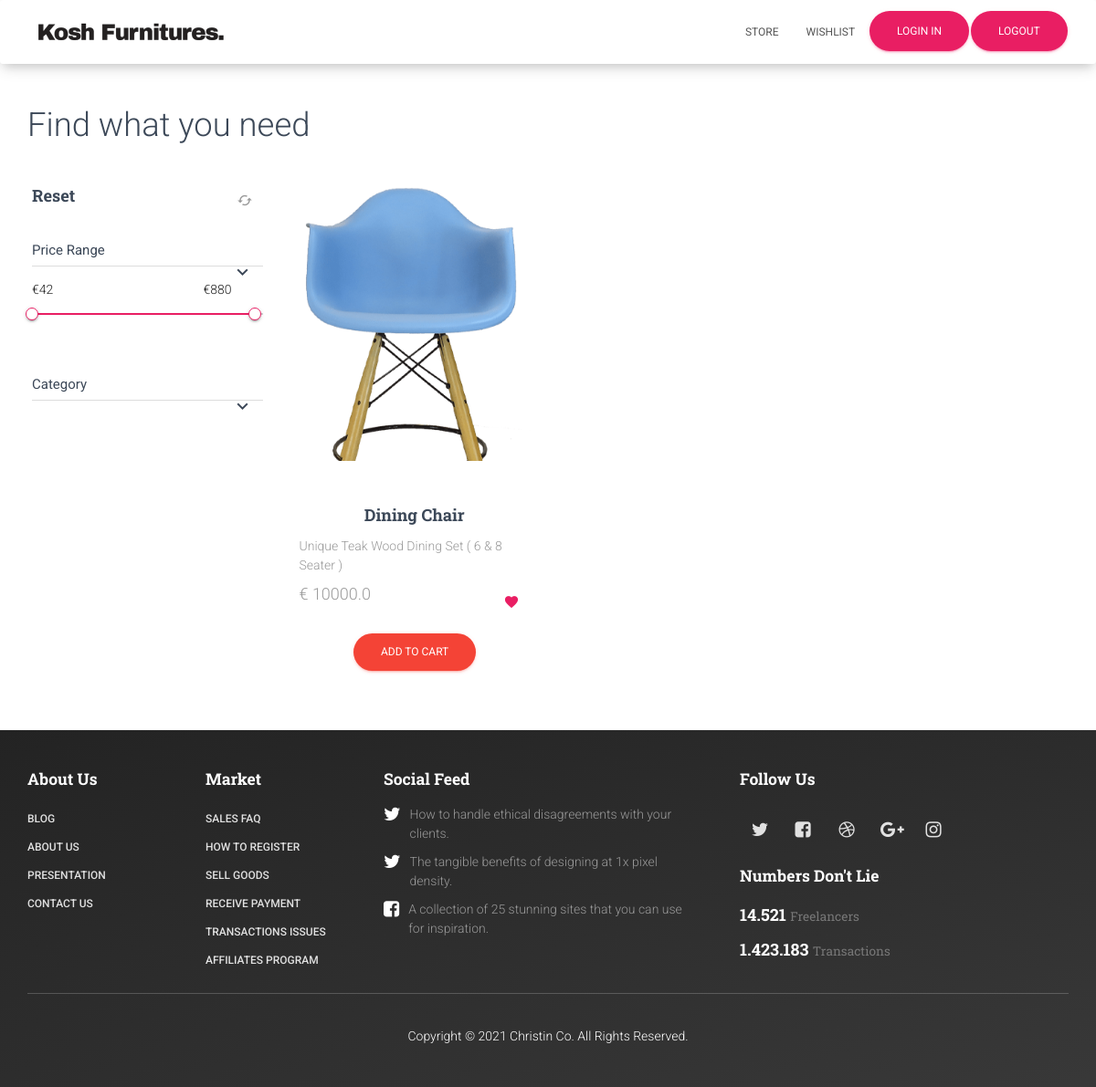
The page /store/?category=4 on the database its author committed.
### koshfurniture/models.py (models this page shows, shortened)
class Product(models.Model):
    name = models.CharField(max_length=200, null=True)
    price = models.FloatField()
    category = models.ForeignKey(Category, on_delete=models.SET_NULL, null=True, blank=True)
    Description = models.CharField(max_length=200, null=True)
    brand = models.ForeignKey(Brand, on_delete=models.SET_NULL , null=True ,blank=True)
    discount = models.ForeignKey(Discount, on_delete=models.SET_NULL , null=True ,blank=True)
    material = models.ForeignKey(Material, on_delete=models.SET_NULL , null=True ,blank=True)
    image = models.ImageField(null=True,blank =True)
    @staticmethod
    def get_all_products_by_id(category_id):
        if category_id:
            return Product.objects.filter(category=category_id)
        else:
            return Product.get_all_products()

### koshfurniture/views.py (the view)
# urls.py: path('store/', views.store, name="store"),
def store(request):
    if request.method == 'POST':
        product = request.POST.get('product')
        cart = request.session.get('cart')
        remove = request.POST.get('remove')
        if cart:
            quantity = cart.get(product)
            if quantity:
                if remove:
                    if quantity <= 1:
                        cart.pop(product)
                    else:
                        cart[product] = quantity - 1
                else:
                    cart[product] = quantity + 1
            else:
                cart[product] = 1
        else:
            cart = {}
            cart[product] = 1
        print(cart)
        request.session['cart'] =cart
        return redirect('store')
    else:
        cart = request.session.get('cart')
        if not cart:
            request.session['cart'] ={}
        products = None
        categories = Category.objects.all()
        categoryID= request.GET.get('category')
        if categoryID:
            products = Product.get_all_products_by_id(categoryID)
        else:
            products = Product.get_all_products()
        context = {'products': products, 'categories':categories}
        return render(request, 'store.html', context)

### koshfurniture/templatetags/cart.py (called while the page is built)
@register.filter(name="is_in_cart")
def is_in_cart(product,cart):
    keys = cart.keys()
    for id in keys:
        if int(id)== product.id:
            return True
    return False

### koshfurniture/templates/store.html (shortened to what this page needs)
{% extends 'main.html' %}
{% load static %}
{% block content %}
{% load cart %}
<div class="container">
    <h2 class="section-title">Find what you need</h2>
    <div class="row">
        <div class="col-md-3">
            <div class="card card-refine card-plain">
                <div class="card-content">
                    <h4 class="card-title">
                        Reset
                        <a href="/store"><button  class="btn btn-default btn-fab btn-fab-mini btn-simple pull-right" rel="tooltip" title="" data-original-title="Reset Filter">
                            <i class="material-icons">cached</i>
                        </button></a>
                    </h4>
                    <div class="panel panel-default panel-rose">
                        <div class="panel-heading" role="tab" id="headingOne">
                            <a class="collapsed" role="button" data-toggle="collapse" data-parent="#accordion" href="#collapseOne" aria-expanded="false" aria-controls="collapseOne">
                                <h4 class="panel-title">Price Range</h4>
                                <i class="material-icons">keyboard_arrow_down</i>
                            </a>
                        </div>
                        <div id="collapseOne" class="panel-collapse collapse in" role="tabpanel" aria-labelledby="headingOne">
                            <div class="panel-body panel-refine">
                                <span id="price-left" class="price-left pull-left" data-currency="€">€42</span>
                                <span id="price-right" class="price-right pull-right" data-currency="€">€880</span>
                                <div class="clearfix"></div>
                                <div id="sliderRefine" class="slider slider-rose noUi-target noUi-ltr noUi-horizontal"><div class="noUi-base"><div class="noUi-origin" style="left: 1.37931%;"><div class="noUi-handle" data-handle="0" style="z-index: 5;"></div></div><div class="noUi-connect" style="left: 1.37931%; right: 2.29885%;"></div><div class="noUi-origin" style="left: 97.7011%;"><div class="noUi-handle" data-handle="1" style="z-index: 4;"></div></div></div></div>
                            </div>
                        </div>
                    </div>
                    <div class="panel panel-default panel-rose">
                        <div class="panel-heading" role="tab" id="headingTwo">
                            <a class="collapsed" role="button" data-toggle="collapse" data-parent="#accordion" href="#collapseTwo" aria-expanded="false" aria-controls="collapseTwo">
                                <h4 class="panel-title">Category</h4>
                                <i class="material-icons">keyboard_arrow_down</i>
                            </a>
                        </div>
                    </div>
                </div>
            </div>
        </div>
        <div class="col-md-9">
            <div class="row">
                {% if products %}
                {% for product in products %}
                <div  class="col-md-4" id ='{{product.id}}'>
                    <div class="card card-product card-plain no-shadow" data-colored-shadow="false">
                        <div  class="thumbnail">
                            <a href="#">
                                <img  style= "height: 300px"  src="{{ product.image.url }} " alt="...">
                            </a>
                        </div>
                        <div class="card-content">
                            <a href="#">
                                <h4 class="card-title">{{product.name}}</h4>
                            </a>
                            <p class="description">
                               {{product.Description}}
                            </p>
                            <div class="footer">
                             <div class="price-container">
                                 <span class="price"> € {{product.price}}</span>
                             </div>
                                <button class="btn btn-rose btn-simple btn-fab btn-fab-mini btn-round pull-right" rel="tooltip" title="" data-placement="left" data-original-title="Remove from wishlist">
                                    <i class="material-icons">favorite</i>
                                </button>
                            </div>
                            <div class="row" >
                                {% if product|is_in_cart:request.session.cart %}
                                <div class=" footer text-center" >
                                    <form action="/store/#{{product.id}}" style="display: inline;" method="POST">
                                        {% csrf_token %}
                                    <input type="text" name="product" value="{{product.id}}" hidden>
                                    <input type="text" name="remove" value="True" hidden>
                                    <button type="submit" value="+" class="btn btn-round btn-info btn-xs ">-</button>
                                     </form>
                                    <div class="text-center">{{ product|cart_quantity:request.session.cart }} in cart</div>
                                    <form action="/store/#{{product.id}}" style="display: inline;" method="POST">
                                        {% csrf_token %}
                                    <input type="text" name="product" value="{{product.id}}" hidden>
                                    <button type="submit" value="+" class="btn btn-round btn-info btn-xs ">+</button>
                                     </form>
                                </div>
                                {% else %}
                                <div class="">
                                    <form action="/store/#{{product.id}}" method="POST">
                                    <p style="text-align: center;"><button  type="submit" class="btn btn-danger btn-raised btn-round text-center">Add to cart</button> </p>
                                    </form>
                                </div>
                                {% endif %}
                            </div>
                        </div>
                    </div>
                 </div>
                 {% endfor %}
                {% else %}
                <h4 class="text-center">no products<h4>
                 {% endif %}
            </div>
        </div>
    </div>
</div>
{% endblock content %}

### koshfurniture/static/assets-for-demo/vertical-nav.css (style rules this page uses)
html * { -webkit-font-smoothing: antialiased; -moz-osx-font-smoothing: grayscale; }
*, *:after, *:before { -webkit-box-sizing: border-box; -moz-box-sizing: border-box; box-sizing: border-box; }
body, html { height: 100%; }
a { color: #3e3947; text-decoration: none; }
img { max-width: 100%; }

### rows shown on the page
Product: image (picture), name "Dining Chair", Description "Unique Teak Wood Dining Set ( 6 & 8 Seater )", price "10000.0"
